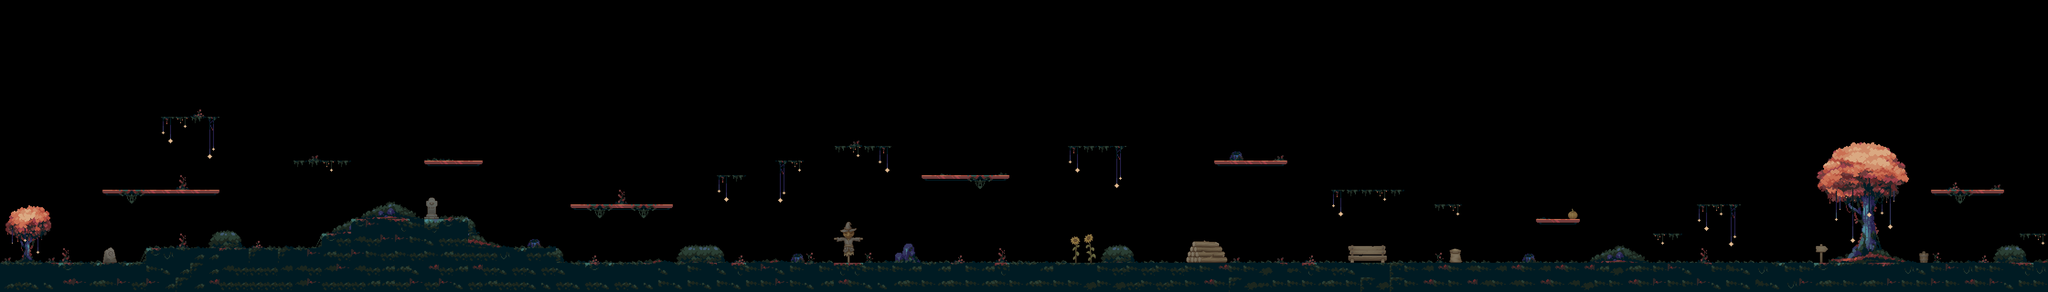

A level layout from a 2D game, rendered from its tile map. Below: a short description, then the map file with tile-grid data replaced by summaries:
An orthogonal 140x20 tile map with 32x32 px tiles, 1 tile layer (Map), 1 hidden layer not drawn, 5 tilesets.

<map version="1.10" tiledversion="1.10.2" orientation="orthogonal" renderorder="right-down" width="140" height="20" tilewidth="32" tileheight="32" infinite="0" nextlayerid="9" nextobjectid="8">
 <tileset firstgid="1" name="tmw_desert_spacing" tilewidth="32" tileheight="32" spacing="1" margin="1" tilecount="48" columns="8">
  <image source="tmw_desert_spacing.png" width="265" height="199" />
  <wangsets>
   <wangset name="Brick" type="corner" tile="9">
    <wangcolor name="" color="#ff0000" tile="-1" probability="1" />
    <wangtile tileid="0" wangid="0,0,0,1,0,0,0,0" />
    <wangtile tileid="1" wangid="0,0,0,1,0,1,0,0" />
    <wangtile tileid="2" wangid="0,0,0,0,0,1,0,0" />
    <wangtile tileid="8" wangid="0,1,0,1,0,0,0,0" />
    <wangtile tileid="9" wangid="0,1,0,1,0,1,0,1" />
    <wangtile tileid="10" wangid="0,0,0,0,0,1,0,1" />
    <wangtile tileid="16" wangid="0,1,0,0,0,0,0,0" />
    <wangtile tileid="17" wangid="0,1,0,0,0,0,0,1" />
    <wangtile tileid="18" wangid="0,0,0,0,0,0,0,1" />
    <wangtile tileid="19" wangid="0,1,0,0,0,1,0,1" />
    <wangtile tileid="20" wangid="0,1,0,1,0,0,0,1" />
    <wangtile tileid="27" wangid="0,0,0,1,0,1,0,1" />
    <wangtile tileid="28" wangid="0,1,0,1,0,1,0,0" />
   </wangset>
   <wangset name="Marble" type="corner" tile="33">
    <wangcolor name="" color="#ff0000" tile="-1" probability="1" />
    <wangtile tileid="24" wangid="0,0,0,1,0,0,0,0" />
    <wangtile tileid="25" wangid="0,0,0,1,0,1,0,0" />
    <wangtile tileid="26" wangid="0,0,0,0,0,1,0,0" />
    <wangtile tileid="32" wangid="0,1,0,1,0,0,0,0" />
    <wangtile tileid="33" wangid="0,1,0,1,0,1,0,1" />
    <wangtile tileid="34" wangid="0,0,0,0,0,1,0,1" />
    <wangtile tileid="35" wangid="0,1,0,0,0,1,0,1" />
    <wangtile tileid="36" wangid="0,1,0,1,0,0,0,1" />
    <wangtile tileid="40" wangid="0,1,0,0,0,0,0,0" />
    <wangtile tileid="41" wangid="0,1,0,0,0,0,0,1" />
    <wangtile tileid="42" wangid="0,0,0,0,0,0,0,1" />
    <wangtile tileid="43" wangid="0,0,0,1,0,1,0,1" />
    <wangtile tileid="44" wangid="0,1,0,1,0,1,0,0" />
   </wangset>
   <wangset name="Sand" type="corner" tile="14">
    <wangcolor name="" color="#ff0000" tile="29" probability="1" />
    <wangtile tileid="3" wangid="0,1,0,0,0,1,0,1" />
    <wangtile tileid="4" wangid="0,1,0,1,0,0,0,1" />
    <wangtile tileid="5" wangid="0,0,0,1,0,0,0,0" />
    <wangtile tileid="6" wangid="0,0,0,1,0,1,0,0" />
    <wangtile tileid="7" wangid="0,0,0,0,0,1,0,0" />
    <wangtile tileid="11" wangid="0,0,0,1,0,1,0,1" />
    <wangtile tileid="12" wangid="0,1,0,1,0,1,0,0" />
    <wangtile tileid="13" wangid="0,1,0,1,0,0,0,0" />
    <wangtile tileid="14" wangid="0,1,0,1,0,1,0,1" />
    <wangtile tileid="15" wangid="0,0,0,0,0,1,0,1" />
    <wangtile tileid="21" wangid="0,1,0,0,0,0,0,0" />
    <wangtile tileid="22" wangid="0,1,0,0,0,0,0,1" />
    <wangtile tileid="23" wangid="0,0,0,0,0,0,0,1" />
   </wangset>
  </wangsets>
 </tileset>
 <tileset firstgid="49" name="MapMetadata" tilewidth="32" tileheight="32" spacing="1" margin="1" tilecount="2" columns="2">
  <image source="MapMetadata.png" width="67" height="34" />
 </tileset>
 <tileset firstgid="51" name="Bosque" tilewidth="32" tileheight="32" tilecount="198" columns="18">
  <image source="tileset.png" width="576" height="352" />
 </tileset>
 <tileset firstgid="249" name="assets bosque" tilewidth="32" tileheight="32" tilecount="1024" columns="32">
  <image source="TX Village Props3.png" width="1024" height="1024" />
 </tileset>
 <tileset firstgid="1273" name="Bosque2" tilewidth="32" tileheight="32" tilecount="198" columns="18">
  <image source="tileset.png" width="576" height="352" />
 </tileset>
 <layer id="7" name="Map" width="140" height="20">
  <properties>
   <property name="Draw" type="bool" value="true" />
  </properties>
  <data>[2800 cells, 655 non-empty, 177 distinct tile ids]</data>
 </layer>
 <layer id="5" name="Collisions" width="140" height="20" visible="0">
  <properties>
   <property name="Draw" type="bool" value="false" />
  </properties>
  <data>[2800 cells, 486 non-empty, 2 distinct tile ids]</data>
 </layer>
</map>
